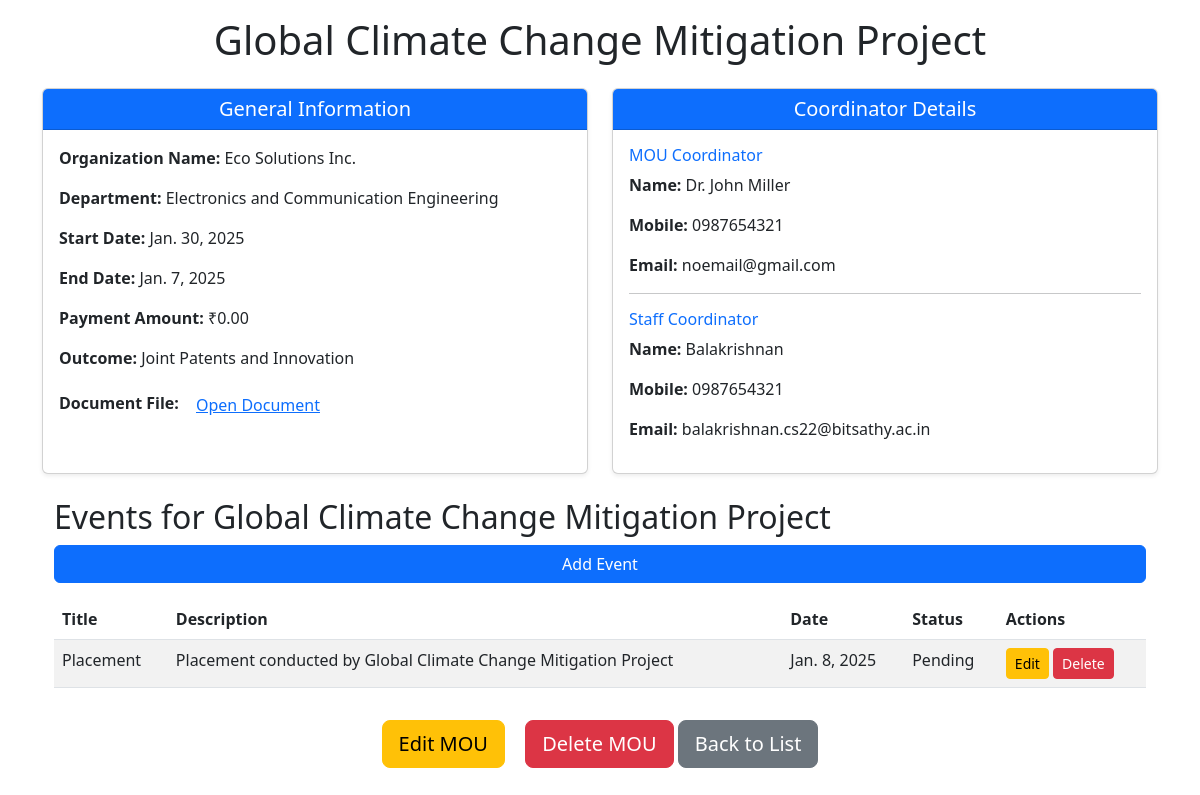
Screenshot of /view/3/ with the database file from the repository.
### mou/models.py (models this page shows, shortened)
class MOU(models.Model):
    title = models.CharField(max_length=255)
    organization_name = models.CharField(max_length=255, blank=True, null=True)
    department_choices = [
        ('cse', 'Computer Science and Engineering'),
        ('it', 'Information Technology'),
        ('ece', 'Electronics and Communication Engineering'),
        ('mech', 'Mechanical Engineering'),
        ('civil', 'Civil Engineering'),
    ]
    department = models.ManyToManyField('Department', related_name='mous')
    start_date = models.DateField()
    end_date = models.DateField()
    document = models.FileField(upload_to='mou_documents/', blank=True, null=True)
    status_choices = [
        ('draft', 'Draft'),
        ('active', 'Active'),
        ('expired', 'Expired'),
    ]
    status = models.CharField(max_length=20, choices=status_choices, default='draft')
    mou_coordinator_name = models.CharField(max_length=100, blank=True, null=True)
    mou_coordinator_mobile = models.CharField(max_length=15, blank=True, null=True)
    mou_coordinator_email = models.EmailField(blank=True, null=True)
    staff_coordinator_name = models.CharField(max_length=100, blank=True, null=True)
    staff_coordinator_mobile = models.CharField(max_length=15, blank=True, null=True)
    staff_coordinator_email = models.EmailField(blank=True, null=True)
    outcome_choices = [
        ('placement', 'Placement'),
        ('iv', 'Industrial Visit'),
        ('workshop', 'Workshop'),
        ('research', 'Research Collaboration'),
        ('internship', 'Internship'),
    ]
    outcome = models.ManyToManyField(Outcome, related_name='mous')
    payment_paid = models.DecimalField(max_digits=10, decimal_places=2, default=0.00)

class Department(models.Model):
    code = models.CharField(max_length=10, unique=True)
    name = models.CharField(max_length=100)

class Outcome(models.Model):
    code = models.CharField(max_length=10, unique=True)
    name = models.CharField(max_length=100)

class Event(models.Model):
    mou = models.ForeignKey('MOU', on_delete=models.CASCADE, related_name='events')
    title = models.CharField(max_length=255)
    description = models.TextField()
    date = models.DateField()
    status = models.CharField(
        max_length=50,
        choices=[
            ('Pending', 'Pending'),
            ('Completed', 'Completed'),
        ],
        default='Pending'
    )

### mou/views.py (the view)
# urls.py: path('view/<int:mou_id>/', views.view_mou, name='view_mou'),
def view_mou(request, mou_id):
    mou = get_object_or_404(MOU.objects.prefetch_related('department', 'outcome'), id=mou_id)
    events = mou.events.all()
    department = ', '.join([dept.name for dept in mou.department.all()])
    outcome = ', '.join([out.name for out in mou.outcome.all()])
    return render(request, 'mou/view_mou.html', {
        'mou': mou,
        'events': events,
        'department': department,
        'outcome': outcome,
    })

### mou/templates/mou/view_mou.html (shortened to what this page needs)
<!DOCTYPE html>
<html lang="en">
<head>
    <link href="https://cdn.jsdelivr.net/npm/bootstrap@5.3.0/dist/css/bootstrap.min.css" rel="stylesheet">
</head>
<body>
    <div class="container mt-3">
        <div class="text-center mb-3">
            <h1>{{ mou.title }}</h1>
        </div>
        <div class="content row">
            <div class="col-md-6">
                <div class="card shadow-sm h-100">
                    <div class="card-header bg-primary text-white text-center">
                        <h5 class="mb-0">General Information</h5>
                    </div>
                    <div class="card-body">
                        <p><strong>Organization Name:</strong> {{ mou.organization_name }}</p>
                        <p><strong>Department:</strong> {{ department }}</p>
                        <p><strong>Start Date:</strong> {{ mou.start_date }}</p>
                        <p><strong>End Date:</strong> {{ mou.end_date }}</p>
                        <p><strong>Payment Amount:</strong> ₹{{ mou.payment_paid }}</p>
                        <p><strong>Outcome:</strong> {{ outcome }}</p>
                        <p>
                            <strong>Document File:</strong>
                            {% if mou.document %}
                            <a href="{{ mou.document.url }}" target="_blank" class="btn btn-link">Open Document</a>
                            {% else %}
                                <span class="text-muted">No document uploaded</span>
                            {% endif %}
                        </p>
                    </div>
                </div>
            </div>
            <div class="col-md-6">
                <div class="card shadow-sm h-100">
                    <div class="card-header bg-primary text-white text-center">
                        <h5 class="mb-0">Coordinator Details</h5>
                    </div>
                    <div class="card-body">
                        <h6 class="text-primary">MOU Coordinator</h6>
                        <p><strong>Name:</strong> {{ mou.mou_coordinator_name }}</p>
                        <p><strong>Mobile:</strong> {{ mou.mou_coordinator_mobile }}</p>
                        <p><strong>Email:</strong> {{ mou.mou_coordinator_email }}</p>
                        <hr>
                        <h6 class="text-primary">Staff Coordinator</h6>
                        <p><strong>Name:</strong> {{ mou.staff_coordinator_name }}</p>
                        <p><strong>Mobile:</strong> {{ mou.staff_coordinator_mobile }}</p>
                        <p><strong>Email:</strong> {{ mou.staff_coordinator_email }}</p>
                    </div>
                </div>
            </div>
        </div>
        <div class="container mt-4">
            <h2>Events for {{ mou.title }}</h2>
            <a href="{% url 'add_event' mou.id %}" class="btn btn-primary mb-3">Add Event</a>
            {% if events %}
                <table class="table table-striped">
                    <thead>
                        <tr>
                            <th>Title</th>
                            <th>Description</th>
                            <th>Date</th>
                            <th>Status</th>
                            <th>Actions</th>
                        </tr>
                    </thead>
                    <tbody>
                        {% for event in events %}
                            <tr>
                                <td>{{ event.title }}</td>
                                <td>{{ event.description }}</td>
                                <td>{{ event.date }}</td>
                                <td>{{ event.status }}</td>
                                <td>
                                    <a href="{% url 'edit_event' event.id %}" class="btn btn-warning btn-sm">Edit</a>
                                    <a href="{% url 'delete_event' event.id %}" class="btn btn-danger btn-sm" onclick="return confirm('Are you sure you want to delete this event?')">Delete</a>
                                </td>
                            </tr>
                        {% endfor %}
                    </tbody>
                </table>
            {% else %}
                <p>No events added yet.</p>
            {% endif %}
        </div>
        <div class="text-center mt-3">
            <a href="{% url 'edit_mou' mou.id %}" class="btn btn-warning btn-lg me-3">Edit MOU</a>
            <a href="{% url 'delete_mou' mou.id %}" class="btn btn-danger btn-lg" onclick="return confirm('Are you sure you want to delete this MOU?')">Delete MOU</a>
            <a href="{% url 'mou_list' %}" class="btn btn-secondary btn-lg">Back to List</a>
        </div>
    </div>
</body>
</html>

### mou/templates/mou/view_mou.html (style rules this page uses)
body, html { height: 100%; }
.container { height: 80%; display: flex; flex-direction: column; }
.content { flex-grow: 1; }

### rows the page displays
MOU: title "Global Climate Change Mitigation Project", organization_name "Eco Solutions Inc.", start_date "Jan. 30, 2025", end_date "Jan. 7, 2025", payment_paid "0.00", mou_coordinator_name "Dr. John Miller", mou_coordinator_mobile "0987654321", mou_coordinator_email "noemail@gmail.com", staff_coordinator_name "Balakrishnan", staff_coordinator_mobile "0987654321", staff_coordinator_email "balakrishnan.cs22@bitsathy.ac.in"
Department: name "Electronics and Communication Engineering"
Outcome: name "Joint Patents and Innovation"
Event: title "Placement", description "Placement conducted by Global Climate Change Mitigation Project", date "Jan. 8, 2025", status "Pending"
